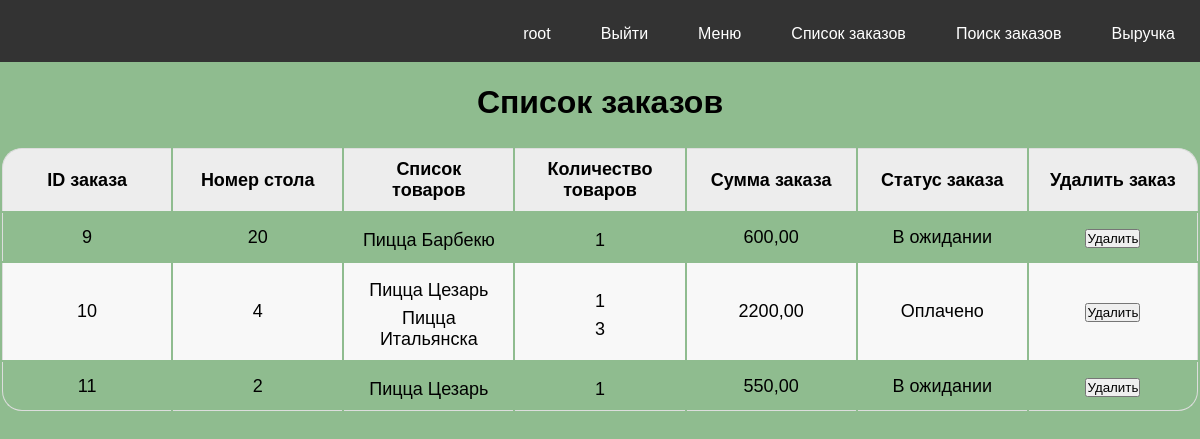
Screenshot of /orders/order_list/ (signed in) with the database file from the repository.
### orders/models.py (models this page shows, shortened)
class Order(models.Model):
    objects = None
    PENDING = 'В ожидании'
    PAID = 'Оплачено'
    READY = 'Готово'
    STATUS = [
        (PENDING, 'В ожидании'),
        (PAID, 'Оплачено'),
        (READY, 'Готово'),
    ]
    user = models.ForeignKey(get_user_model(),
                             on_delete=models.SET_NULL,
                             related_name='orders',
                             null=True,
                             blank=True)
    table_number = models.PositiveIntegerField(validators=[MaxValueValidator(20)],
                                               blank=True, verbose_name='Номер стола')
    creation_time = models.DateTimeField(auto_now_add=True, verbose_name='Дата создания заказа')
    update_time = models.DateTimeField(auto_now=True, verbose_name='Дата изменения заказа')
    status = models.CharField(
        max_length=11,
        choices=STATUS,
        default=PENDING,
        verbose_name='Статус заказа')
    class Meta:
        ordering = ['pk']
        verbose_name = 'Заказ'
        verbose_name_plural = 'Заказы'
    def get_total_cost(self):
        return sum(item.get_cost() for item in self.items.all())
    def get_absolute_url(self):
        return reverse('orders:order_detail',  args=[self.pk])

class OrderItem(models.Model):
    order = models.ForeignKey(Order,
                              related_name='items',
                              on_delete=models.CASCADE)
    product = models.ForeignKey(Menu,
                                related_name='order_items',
                                on_delete=models.CASCADE,
                                verbose_name='Код блюда')
    quantity = models.PositiveIntegerField(default=1, verbose_name='Количество')
    price = models.DecimalField(max_digits=6, decimal_places=2, verbose_name='Сумма')
    discount = models.DecimalField(max_digits=6, decimal_places=2, default=0, verbose_name='Скидка в %')
    class Meta:
        ordering = ['pk']
    def get_cost(self):
        return round(self.price * self.quantity, 2)

### menu/models.py (models this page shows, shortened)
class Menu(models.Model):
    class Status(models.IntegerChoices):
        ABSENT = 0, 'Отсутствует'
        AVAILABILITY = 1, 'Вналичие'
    category = models.ForeignKey(Category, on_delete=models.PROTECT, related_name='product', verbose_name='Категория')
    name_product = models.CharField(max_length=200, verbose_name='Наименование блюда')
    slug = models.SlugField(max_length=200, db_index=True)
    description = models.TextField(max_length=500, null=True, verbose_name='Состав')
    price = models.DecimalField(max_digits=6, decimal_places=2, verbose_name='Цена')
    is_available = models.BooleanField(choices=Status.choices, default=Status.AVAILABILITY, verbose_name='Наличие')
    image = models.ImageField(upload_to="products/%Y/%m/%d", blank=True, default='Добавить изображение')
    created = models.DateTimeField(auto_now_add=True, verbose_name='Дата добавления в меню')
    updated = models.DateTimeField(auto_now_add=True, verbose_name='Дата изменения')
    objects = models.Manager()
    available = AvailableManager()
    class Meta:
        ordering = ('name_product',)
        index_together = (('id', 'slug'),)
        verbose_name = 'Продукт'
        verbose_name_plural = 'Продукты'
    def __str__(self):
        return self.name_product

### orders/views.py (the view, shortened to what this page needs)
# urls.py: path('order_list/', OrderListView.as_view(), name='order_list'),
class OrderListView(LoginRequiredMixin, FormView):
    form_class = SearchForm
    template_name = 'orders/order_list.html'
    def get_context_data(self, **kwargs):
        context = super().get_context_data(**kwargs)
        context['all_orders'] = Order.objects.all()
        context['orderitems'] = OrderItem.objects.all()
        context['results'] = kwargs.get('results', [])
        return context

### cart/context_processors.py (called while the page is built)
def cart(request):
    return {'cart': Cart(request)}

### menu/templatetags/restaurant_tags.py (called while the page is built)
@register.simple_tag
def get_menu():
    return menu

### orders/templates/orders/order_list.html (shortened to what this page needs)
{% extends 'base.html' %}
{% load static %}
{% block content %}
<h1>Список заказов</h1>
<table class="table">
    <thead>
      <tr>
        <th>ID заказа</th>
        <th>Номер стола</th>
        <th>Список товаров</th>
        <th>Количество товаров</th>
        <th>Сумма заказа</th>
        <th>Статус заказа</th>
        <th>Удалить заказ</th>
      </tr>
    </thead>
    <tbody>
      {% for order in all_orders %}
        <tr>
          <td><a href="{{ order.get_absolute_url }}">{{ order.id }}</a></td>
          <td>{{ order.table_number }}</td>
          <td>
            <ul>
            {% for orderitem in orderitems %}
              {% if orderitem.order_id == order.id %}
              <li>{{ orderitem.product }}</li>
              {% endif %}
            {% endfor %}
            </ul>
          </td>
          <td>
            <ul>
            {% for orderitem in orderitems %}
              {% if orderitem.order_id == order.id %}
              <li>{{ orderitem.quantity }}</li>
              {% endif %}
            {% endfor %}
            </ul>
          </td>
          <td>{{ order.get_total_cost }}</td>
          <td>{{ order.status }}</td>
          <td>
            <form action="{% url 'orders:delete' order.id %}" method="post" style="display:inline;">
              <button type="submit" onclick="return confirm('Вы уверены, что хотите удалить этот заказ?');">Удалить</button>
            </form>
          </td>
        </tr>
      {% endfor %}
    </tbody>
  </table>
{% endblock %}

### templates/base.html (shortened to what this page needs)
<!DOCTYPE html>
{% load static %}
{% load restaurant_tags %}
<html lang="en">
<head>
    <link type="text/css" href="{% static 'cafe/css/style.css' %}" rel="stylesheet">
    <link type="text/css" href="{% static 'cafe/css/styler.css' %}" rel="stylesheet">
    <link type="text/css" href="{% static 'cafe/css/stylecart.css' %}" rel="stylesheet">
    <link type="text/css" href="{% static 'cafe/css/styleorder.css' %}" rel="stylesheet">
    <link type="text/css" href="{% static 'cafe/css/styleauth.css' %}" rel="stylesheet">
    <link type="text/css" href="{% static 'cafe/css/styleproduct.css' %}" rel="stylesheet">
    <link type="text/css" href="{% static 'cafe/css/styletable.css' %}" rel="stylesheet">
    <link type="text/css" href="{% static 'cafe/css/stylesearch.css' %}" rel="stylesheet">
</head>
<body>
  <div class="topnav">
    {% get_menu as menu %}
    {% for m in menu %}
      <a href="{% url m.url_name %}">{{m.title}}</a>
    {% endfor %}
    <div>
    {% if user.is_authenticated %}
      <a href="{% url 'users:logout' %}">Выйти</a>
      <p class="last"> {{user.username}}</p>
    {% endif %}
    </div>
  </div>
  <div class="wrapper">
      {% block content %} {% endblock %}
  </div>
</body>
</html>

### static/cafe/css/style.css (style rules this page uses)
* { margin: 0; padding: 0; }
html, body { background: DarkSeaGreen; background-repeat: no-repeat; background-position: center center; background-attachment: fixed; -moz-background-size: cover; -o-background-size: cover; background-size: cover; width: 100%; height: 100%; font-family: Arial, Helvetica, sans-serif; }
.topnav { background-color: #333; position: fixed; top: 0; width: 100%; height: 7%; transition: top 0.3s; }
.topnav a { float: right; display: block; color: white; text-align: center; padding: 25px; text-decoration: none; }
.last { float: right; display: block; color: white; text-align: center; padding: 25px; text-decoration: none; }
.wrapper { width: 100%; height: 100%; margin-top: 7%; }
h1 { text-align: center; }

### static/cafe/css/styletable.css (style rules this page uses)
.table { width: 100%; table-layout: fixed; border: none; margin-bottom: 20px; border-collapse: separate; margin-block: 25px; }
.table thead th { font-weight: bold; text-align: center; border: none; padding: 10px 15px; background: #EDEDED; font-size: 18px; border-top: 1px solid #ddd; }
.table tr th:first-child, .table tr td:first-child { border-left: 1px solid #ddd; }
.table tr th:last-child, .table tr td:last-child { border-right: 1px solid #ddd; }
.table thead tr th:first-child { border-radius: 20px 0 0 0; }
.table thead tr th:last-child { border-radius: 0 20px 0 0; }
.table tbody td { text-align: center; vertical-align: middle; border: none; padding: 10px 15px; font-size: 18px; vertical-align: middle; }
.table tbody tr:nth-child(even) { background: #F8F8F8; }
.table tbody tr:last-child td { border-bottom: 1px solid #ddd; }
.table tbody tr:last-child td:first-child { border-radius: 0 0 0 20px; }
.table tbody tr:last-child td:last-child { border-radius: 0 0 20px 0; }
.table ul { list-style: none; }
.table li { margin-top: 7px; }
.table a { text-decoration: none; color: black; }

### rows the page displays
Order: id "9", table_number "20", get_total_cost "600,00", status "В ожидании"
OrderItem: product "Пицца Барбекю", quantity "1"
Order: id "10", table_number "4", get_total_cost "2200,00", status "Оплачено"
OrderItem: product "Пицца Цезарь", quantity "1"
OrderItem: product "Пицца Итальянска", quantity "3"
Order: id "11", table_number "2", get_total_cost "550,00", status "В ожидании"
OrderItem: product "Пицца Цезарь", quantity "1"

### other values shown
{{ m.title }} "Выручка" "Поиск заказов" "Список заказов" "Меню"
{{ user.username }} "root"
